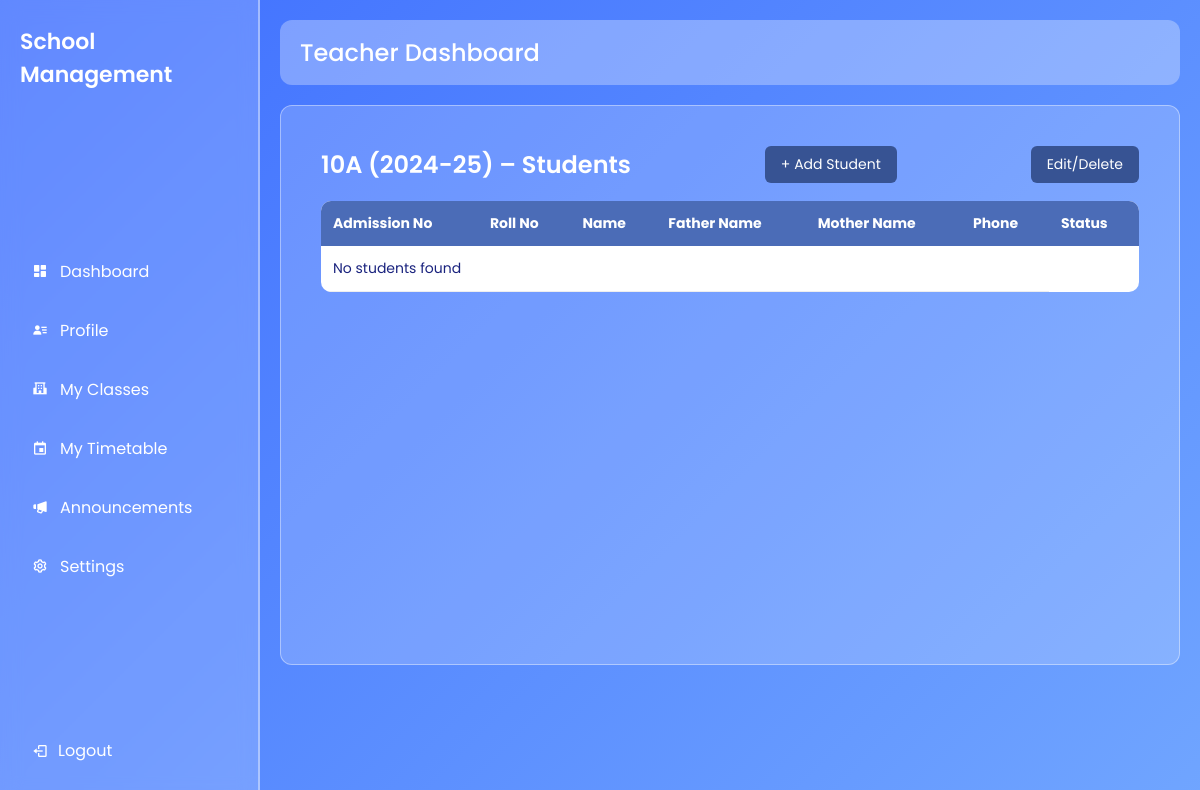
/class/2/students/, run on an earlier commit of the app's database.
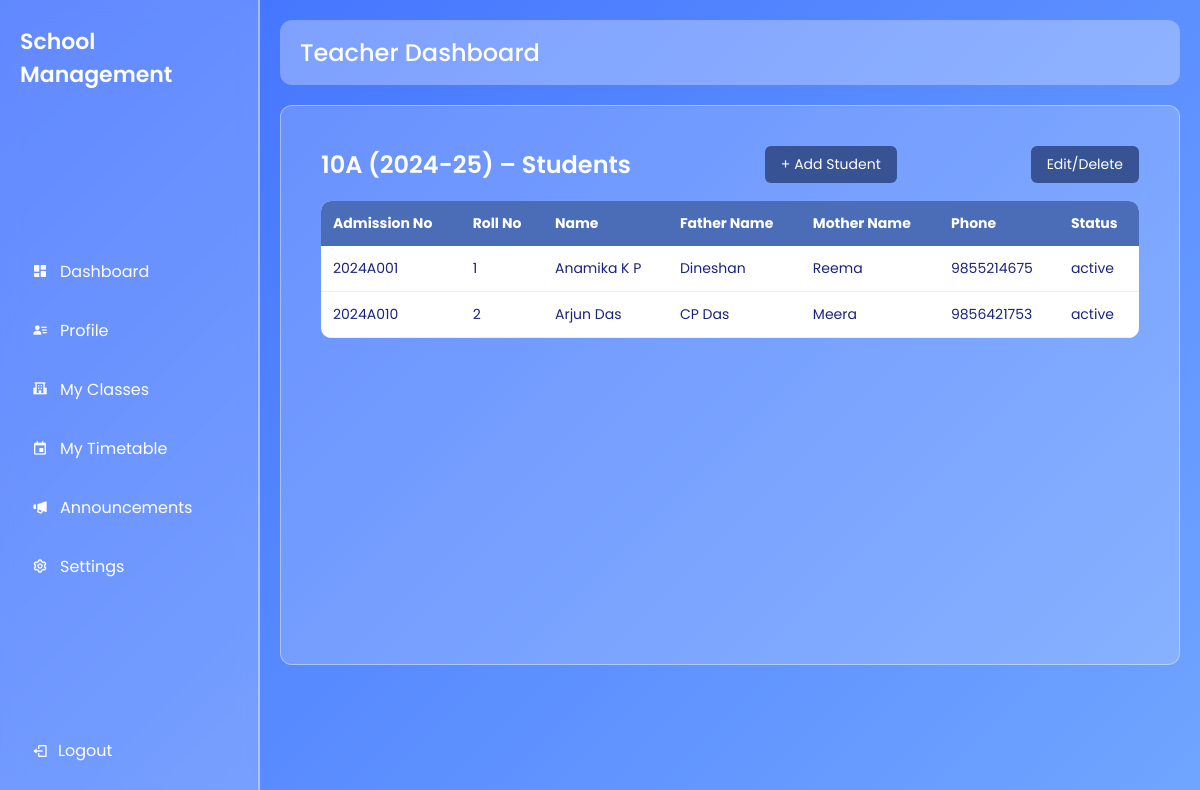
And on a later commit of the database.
### dashboard/models.py (models this page shows, shortened)
class Student(models.Model):
    admission_no = models.CharField(max_length=20, primary_key=True)
    roll_no = models.IntegerField()
    name = models.CharField(max_length=255)
    father_name = models.CharField(max_length=255)
    mother_name = models.CharField(max_length=255)
    phone_no = models.CharField(max_length=10)
    class_obj = models.ForeignKey(classes, on_delete=models.CASCADE)
    status = models.CharField(
        max_length=20,
        choices=[('active', 'Active'), ('inactive', 'Inactive')],
        default='active'
    )

### dashboard/views.py (the view, shortened to what this page needs)
# urls.py: path('class/<int:assignment_id>/students/',teacher_class_students,name='teacher_class_students'),
def teacher_class_students(request, assignment_id):
    assignment = get_object_or_404(
        ClassTeacherAssignment,
        id=assignment_id
    )
    fetched_student = None
    action = request.POST.get("action")
    students = Student.objects.filter(
        class_obj=assignment.class_obj
    ).order_by('roll_no')
    return render(
        request,
        'teacher/myclass_students.html',
        {
            'assignment': assignment,
            'students': students,
            'fetched_student': fetched_student
        }
    )

### dashboard/templates/teacher/myclass_students.html (shortened to what this page needs)
{% extends "teacher/teacher.html" %}
{% load static %}
{% block extra_css %}
<link rel="stylesheet" href="{% static 'css/teacher_dashboard/my_class.css' %}?v=3">
{% endblock %}
{% block content %}
<div class="teachers-container">
    <div class="page-header">
        <h2>
            {{ assignment.class_obj.class_name }}
            ({{ assignment.academic_year }}) – Students
        </h2>
        {% if assignment.is_class_teacher %}
            <a href="#" class="add-btn" onclick="openModal()">+ Add Student</a>
            <a href="#" class="add-btn" onclick="openFetch()">Edit/Delete</a>
        {% endif %}
    </div>
    <table class="teachers-table">
        <thead>
            <tr>
                <th>Admission No</th>
                <th>Roll No</th>
                <th>Name</th>
                {% if assignment.is_class_teacher %}
                    <th>Father Name</th>
                    <th>Mother Name</th>
                    <th>Phone</th>
                {% endif %}
                <th>Status</th>
            </tr>
        </thead>
        <tbody>
            {% for s in students %}
            <tr>
                <td>{{ s.admission_no }}</td>
                <td>{{ s.roll_no }}</td>
                <td>{{ s.name }}</td>
                {% if assignment.is_class_teacher %}
                    <td>{{ s.father_name }}</td>
                    <td>{{ s.mother_name }}</td>
                    <td>{{ s.phone_no }}</td>
                {% endif %}
               <td {% if s.status == 'inactive' %} style="color: red;" {% endif %}>{{ s.status }}</td>
            </tr>
            {% empty %}
            <tr>
                <td colspan="6">No students found</td>
            </tr>
            {% endfor %}
        </tbody>
    </table>
</div>
{% endblock %}

What changed in the data, as far as the page shows it:
added Student: admission_no "2024A001", roll_no "1", name "Anamika K P", father_name "Dineshan", mother_name "Reema", phone_no "9855214675", status "active"
added Student: admission_no "2024A010", roll_no "2", name "Arjun Das", father_name "CP Das", mother_name "Meera", phone_no "9856421753", status "active"
Also different on the page:
text no longer shown: "No students found"
